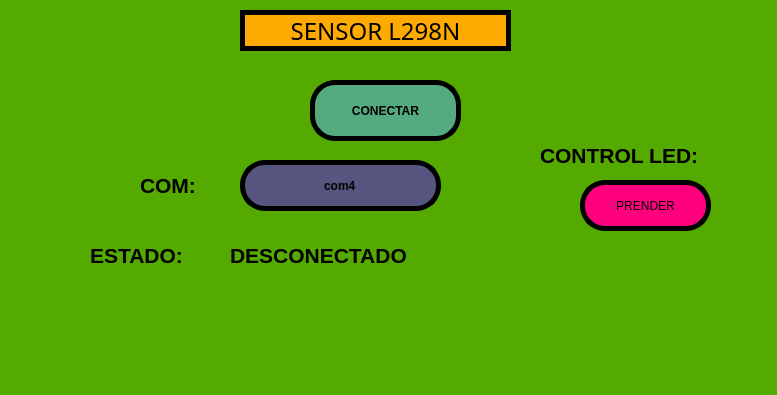
<?xml version="1.0" encoding="UTF-8"?>
<ui version="4.0">
 <class>MainWindow</class>
 <widget class="QMainWindow" name="MainWindow">
  <property name="geometry">
   <rect>
    <x>0</x>
    <y>0</y>
    <width>777</width>
    <height>395</height>
   </rect>
  </property>
  <property name="windowTitle">
   <string>MainWindow</string>
  </property>
  <property name="styleSheet">
   <string notr="true">background-color: rgb(85, 170, 0);</string>
  </property>
  <widget class="QWidget" name="centralwidget">
   <widget class="QLineEdit" name="txt_com">
    <property name="geometry">
     <rect>
      <x>240</x>
      <y>160</y>
      <width>201</width>
      <height>51</height>
     </rect>
    </property>
    <property name="font">
     <font>
      <weight>75</weight>
      <bold>true</bold>
     </font>
    </property>
    <property name="styleSheet">
     <string notr="true">background-color: rgb(85, 85, 127);
border: 5px solid black;
border-radius: 25px;</string>
    </property>
    <property name="text">
     <string>com4</string>
    </property>
    <property name="alignment">
     <set>Qt::AlignCenter</set>
    </property>
   </widget>
   <widget class="QLabel" name="label_2">
    <property name="geometry">
     <rect>
      <x>140</x>
      <y>170</y>
      <width>91</width>
      <height>31</height>
     </rect>
    </property>
    <property name="font">
     <font>
      <pointsize>16</pointsize>
      <weight>75</weight>
      <bold>true</bold>
     </font>
    </property>
    <property name="text">
     <string>COM:</string>
    </property>
   </widget>
   <widget class="QPushButton" name="btn_accion">
    <property name="geometry">
     <rect>
      <x>310</x>
      <y>80</y>
      <width>151</width>
      <height>61</height>
     </rect>
    </property>
    <property name="font">
     <font>
      <weight>75</weight>
      <bold>true</bold>
     </font>
    </property>
    <property name="styleSheet">
     <string notr="true">background-color: rgb(85, 170, 127);
border: 5px solid black;
border-radius: 25px;</string>
    </property>
    <property name="text">
     <string>CONECTAR</string>
    </property>
   </widget>
   <widget class="QLabel" name="label_3">
    <property name="geometry">
     <rect>
      <x>90</x>
      <y>240</y>
      <width>131</width>
      <height>31</height>
     </rect>
    </property>
    <property name="font">
     <font>
      <pointsize>16</pointsize>
      <weight>75</weight>
      <bold>true</bold>
     </font>
    </property>
    <property name="text">
     <string>ESTADO:</string>
    </property>
   </widget>
   <widget class="QLabel" name="txt_estado">
    <property name="geometry">
     <rect>
      <x>230</x>
      <y>240</y>
      <width>231</width>
      <height>31</height>
     </rect>
    </property>
    <property name="font">
     <font>
      <pointsize>16</pointsize>
      <weight>75</weight>
      <bold>true</bold>
     </font>
    </property>
    <property name="text">
     <string>DESCONECTADO</string>
    </property>
   </widget>
   <widget class="QPushButton" name="btn_control_led">
    <property name="geometry">
     <rect>
      <x>580</x>
      <y>180</y>
      <width>131</width>
      <height>51</height>
     </rect>
    </property>
    <property name="styleSheet">
     <string notr="true">background-color: rgb(255, 0, 127);
border: 5px solid black;
border-radius: 25px;</string>
    </property>
    <property name="text">
     <string>PRENDER</string>
    </property>
   </widget>
   <widget class="QLabel" name="label_7">
    <property name="geometry">
     <rect>
      <x>540</x>
      <y>140</y>
      <width>221</width>
      <height>31</height>
     </rect>
    </property>
    <property name="font">
     <font>
      <pointsize>16</pointsize>
      <weight>75</weight>
      <bold>true</bold>
     </font>
    </property>
    <property name="text">
     <string>CONTROL LED:</string>
    </property>
   </widget>
   <widget class="QLabel" name="label">
    <property name="geometry">
     <rect>
      <x>600</x>
      <y>10</y>
      <width>151</width>
      <height>81</height>
     </rect>
    </property>
    <property name="text">
     <string/>
    </property>
    <property name="pixmap">
     <pixmap resource="../../../../Imagenes/RecursosArduino.qrc">:/Logos/LogoFIT.png</pixmap>
    </property>
    <property name="scaledContents">
     <bool>true</bool>
    </property>
   </widget>
   <widget class="QLabel" name="label_4">
    <property name="geometry">
     <rect>
      <x>10</x>
      <y>0</y>
      <width>171</width>
      <height>81</height>
     </rect>
    </property>
    <property name="text">
     <string/>
    </property>
    <property name="pixmap">
     <pixmap resource="../../../../Imagenes/RecursosArduino.qrc">:/Logos/LogoUAT.png</pixmap>
    </property>
    <property name="scaledContents">
     <bool>true</bool>
    </property>
   </widget>
   <widget class="QLabel" name="label_5">
    <property name="geometry">
     <rect>
      <x>560</x>
      <y>250</y>
      <width>151</width>
      <height>71</height>
     </rect>
    </property>
    <property name="text">
     <string/>
    </property>
    <property name="pixmap">
     <pixmap resource="../../../../Imagenes/RecursosArduino.qrc">:/Logos/LogoEquipo.jpeg</pixmap>
    </property>
    <property name="scaledContents">
     <bool>true</bool>
    </property>
   </widget>
   <widget class="QLabel" name="label_8">
    <property name="geometry">
     <rect>
      <x>240</x>
      <y>10</y>
      <width>271</width>
      <height>41</height>
     </rect>
    </property>
    <property name="font">
     <font>
      <family>Lucida Handwriting</family>
      <pointsize>18</pointsize>
     </font>
    </property>
    <property name="styleSheet">
     <string notr="true">background-color: rgb(255, 170, 0);
border: 5px solid black;
border-radius: 25px;</string>
    </property>
    <property name="text">
     <string>SENSOR L298N</string>
    </property>
    <property name="alignment">
     <set>Qt::AlignCenter</set>
    </property>
   </widget>
  </widget>
  <widget class="QMenuBar" name="menubar">
   <property name="geometry">
    <rect>
     <x>0</x>
     <y>0</y>
     <width>777</width>
     <height>26</height>
    </rect>
   </property>
  </widget>
  <widget class="QStatusBar" name="statusbar"/>
 </widget>
 <resources>
  <include location="../../../../Imagenes/RecursosArduino.qrc"/>
 </resources>
 <connections/>
</ui>
